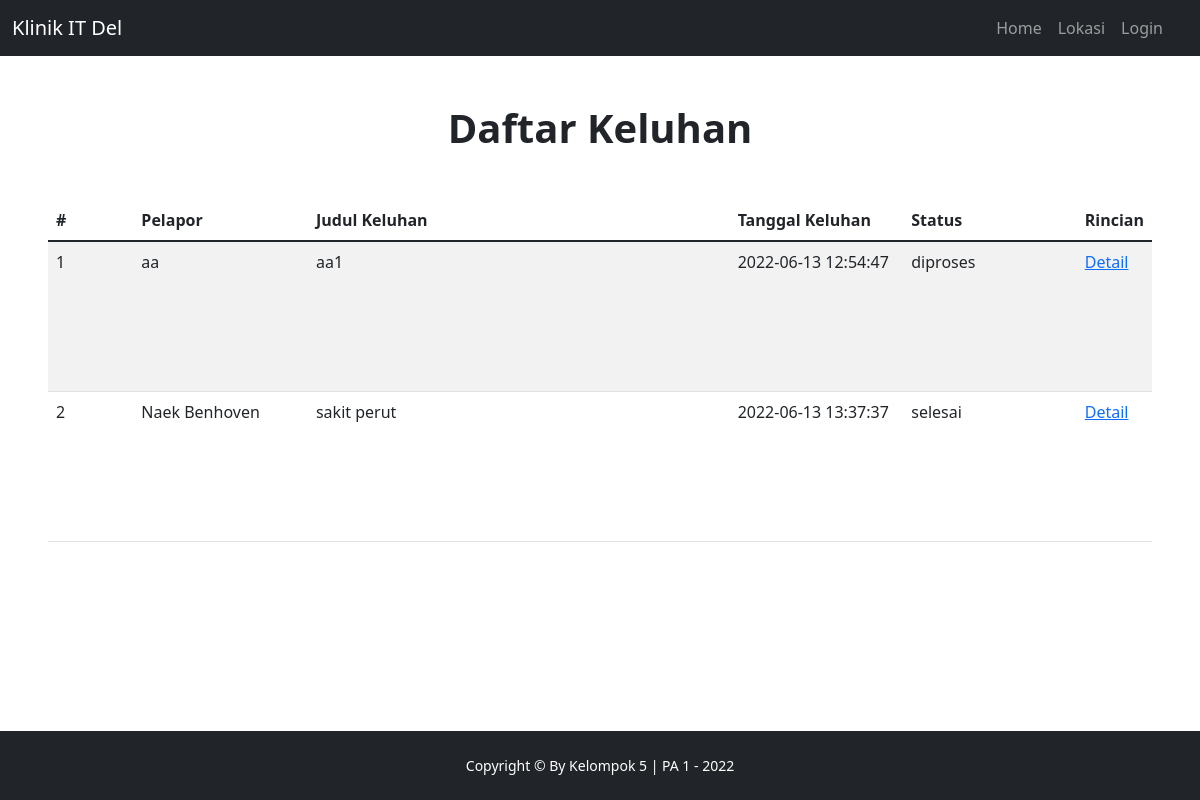
Screenshot of /views/admin/daftar_keluhan.php with the database file from the repository.
### tables this page shows
CREATE TABLE `keluhan` (
  `id` INT(20) NOT NULL AUTO_INCREMENT,
  `pelapor` VARCHAR(20) DEFAULT NULL,
  `judul_keluhan` VARCHAR(100) DEFAULT NULL,
  `deskripsi_keluhan` TEXT NOT NULL,
  `lampiran` VARCHAR(100) NOT NULL,
  `tanggal_keluhan` DATETIME NOT NULL,
  `status` ENUM('dikirim','diproses','ditolak','selesai') NOT NULL DEFAULT 'dikirim',
  PRIMARY KEY (`id`)
);

CREATE TABLE `user` (
  `id` INT(20) NOT NULL AUTO_INCREMENT,
  `name` VARCHAR(100) NOT NULL,
  `username` VARCHAR(100) NOT NULL,
  `email` VARCHAR(100) NOT NULL,
  `password` VARCHAR(100) NOT NULL,
  `phone_number` VARCHAR(100) NOT NULL,
  `address` VARCHAR(100) NOT NULL,
  `profile_picture` VARCHAR(100) NOT NULL,
  `status` VARCHAR(100) NOT NULL DEFAULT 'user',
  PRIMARY KEY (`id`)
);

### views/admin/daftar_keluhan.php (the view)
<?php
    include("view-header.php");
?>
<!DOCTYPE html>
<html lang="en">
    <body class="d-flex flex-column">
        <main class="flex-shrink-0">
            <section class="py-5">
                <div class="container px-5">
                    <?php
                        $query = mysqli_query($connect, "SELECT *, keluhan.status as k_status, keluhan.id as k_id FROM keluhan
                                JOIN user ON keluhan.pelapor = user.username");
                    ?>
                    <div class="text-center mb-5">
                        <h1 class="fw-bolder">Daftar Keluhan</h1>
                    </div>
                    <div class="table-responsive">
                    <table class="table table-fixed table-striped">
                        <thead>
                            <tr>
                                <th scope="col" class="col-1">#</th>
                                <th scope="col" class="col-2">Pelapor</th>
                                <th scope="col" class="col-5">Judul Keluhan</th>
                                <th scope="col" class="col-2">Tanggal Keluhan</th>
                                <th scope="col" class="col-3">Status</th>
                                <th scope="col" class="col-3">Rincian</th>
                            </tr>
                        </thead>
                        <tbody>
                           <?php
                                $no = 1;
                                while ($data = mysqli_fetch_assoc($query))
                                {
                                    echo '<tr>
                                            <td>'.$no.'</td>
                                            <td>'.$data['name'].'</td>
                                            <td>'.$data['judul_keluhan'].'</td>
                                            <td>'.$data['tanggal_keluhan'].'</td>
                                            <td>'.$data['k_status'].'</td>
                                            <td class="right"><a href="./detail_keluhan_admin?id='.$data['k_id'].'">Detail</a></td>
                                        </tr>';
                                $no++;
                                    }
                           ?>
                        </tbody>
                    </table>
                </div>
                </div>
            </section>
        </main>
    </body>
</html>
<?php
    include("view-footer.php");
?>

### assets/css/custom_table.css (style rules this page uses)
.table-fixed tbody { height: 300px; overflow-y: auto; width: 90%; }

### views/admin/view-header.php (style rules this page uses)
@media (min-width: 1200px) { .container { max-width: 1200px; } }

### rows the page displays
keluhan: user.name "aa", judul_keluhan "aa1", tanggal_keluhan "2022-06-13 12:54:47", status "diproses"
keluhan: user.name "Naek Benhoven", judul_keluhan "sakit perut", tanggal_keluhan "2022-06-13 13:37:37", status "selesai"
